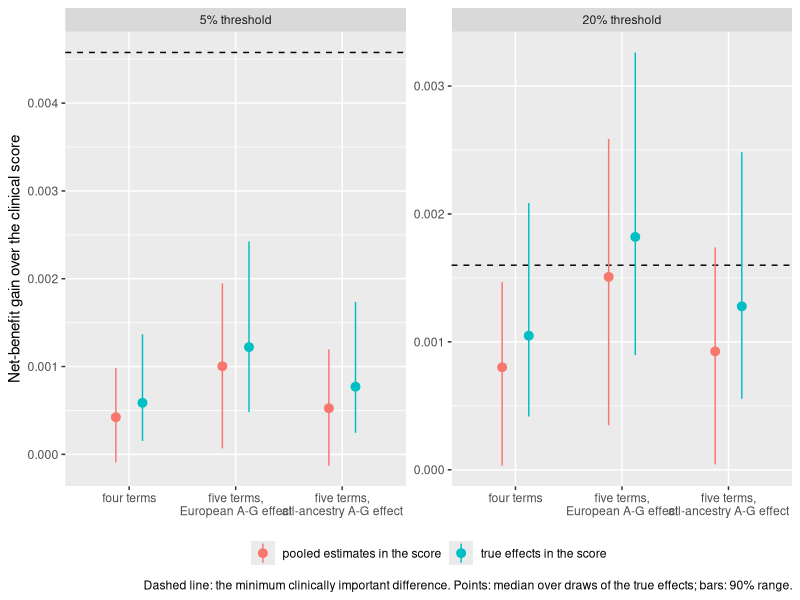
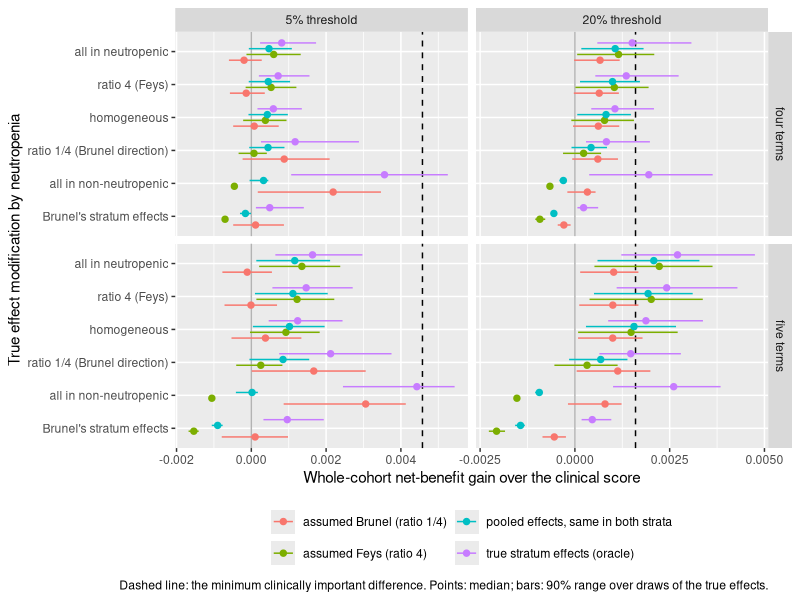
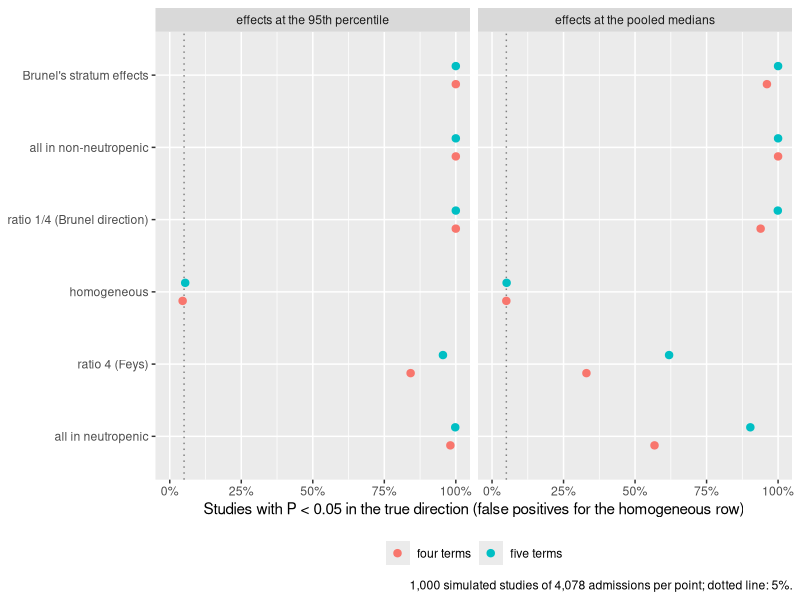
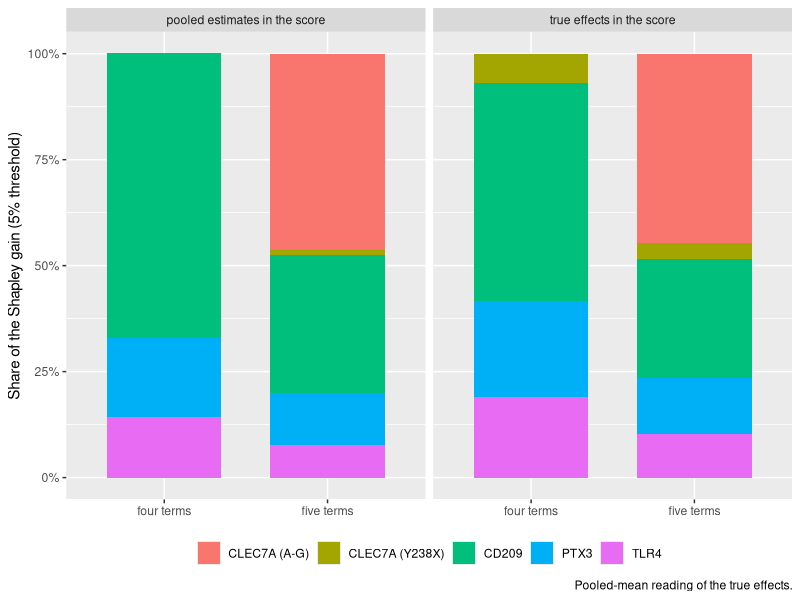

Write the R code that produced these figures, in order.
# Figures for the write-up (addendum 21): the headline gain against the MCID, the Aim 3b gain by effect-modification scenario, the power of the Aim 3b interaction test, and the Shapley
# attribution. Run from the project root, after scripts 16, 21, 22 and 24. The Aim 4 figures are made by scripts 23 and 25.
#
# Writes   output/figures/fig_headline.png, fig_aim3b_gain.png, fig_aim3b_power.png, fig_attribution.png

suppressPackageStartupMessages({library(ggplot2); library(dplyr); library(tidyr)})
dir.create("output/figures", recursive = TRUE, showWarnings = FALSE)
pct <- function(x) paste0(round(100 * x), "%")
thr_lab <- function(x) factor(paste0(round(100 * x), "% threshold"), levels = c("5% threshold", "20% threshold"))
mcid <- read.csv("output/dca_baseline_refit_summary.csv") |> filter(threshold %in% c(0.05, 0.20)) |> transmute(threshold = thr_lab(threshold), mcid = mcid_b)

# 1. Headline: expected gain (median and 90% range of the true effects) against the MCID
l2 <- read.csv("output/clec7a_second_layer_summary.csv") |>
  filter(truth == "mean", scenario %in% c("ceiling", "realised"), threshold %in% c(0.05, 0.20)) |>
  mutate(panel = recode(second_parameter, `held at zero` = "four terms", estimated = "five terms,\nEuropean A-G effect", `estimated from all ancestries` = "five terms,\nall-ancestry A-G effect"),
         panel = factor(panel, levels = c("four terms", "five terms,\nEuropean A-G effect", "five terms,\nall-ancestry A-G effect")),
         score = recode(scenario, ceiling = "true effects in the score", realised = "pooled estimates in the score"), threshold = thr_lab(threshold))
ggsave("output/figures/fig_headline.png",
  ggplot(l2, aes(panel, gain, colour = score)) +
    geom_hline(data = mcid, aes(yintercept = mcid), linetype = "dashed") +
    geom_pointrange(aes(ymin = lo, ymax = hi), position = position_dodge(width = 0.5)) +
    facet_wrap(~ threshold, scales = "free_y") +
    labs(x = NULL, y = "Net-benefit gain over the clinical score", colour = NULL, caption = "Dashed line: the minimum clinically important difference. Points: median over draws of the true effects; bars: 90% range.") +
    theme(legend.position = "bottom"), width = 10, height = 4.5, dpi = 150)

# 2. Aim 3b: whole-cohort gain by scenario
sc_order <- c("H_F only", "H_F, ratio 4", "homogeneous", "Brunel direction, ratio 1/4", "Brunel only", "Brunel estimate")
sc_lab <- c("all in neutropenic", "ratio 4 (Feys)", "homogeneous", "ratio 1/4 (Brunel direction)", "all in non-neutropenic", "Brunel's stratum effects")
a3 <- bind_rows(read.csv("output/aim3b_layer_summary.csv") |> mutate(model = "four terms"), read.csv("output/aim3b_layer_summary_second_clec7a.csv") |> mutate(model = "five terms")) |>
  filter(truth == "mean", level == "whole", threshold %in% c(0.05, 0.20)) |>
  mutate(scenario = factor(sc_lab[match(scenario, sc_order)], levels = rev(sc_lab)), threshold = thr_lab(threshold),
         score = recode(score, ceiling = "true stratum effects (oracle)", common = "pooled effects, same in both strata", assumed_feys = "assumed Feys (ratio 4)", assumed_brunel = "assumed Brunel (ratio 1/4)"),
         model = factor(model, levels = c("four terms", "five terms")))
mc2 <- tidyr::crossing(mcid, model = factor(c("four terms", "five terms"), levels = c("four terms", "five terms")))
ggsave("output/figures/fig_aim3b_gain.png",
  ggplot(a3, aes(gain, scenario, colour = score)) +
    geom_vline(xintercept = 0, colour = "grey70") +
    geom_vline(data = mc2, aes(xintercept = mcid), linetype = "dashed") +
    geom_pointrange(aes(xmin = lo, xmax = hi), position = position_dodge(width = 0.7), size = 0.3) +
    facet_grid(model ~ threshold, scales = "free_x") +
    labs(x = "Whole-cohort net-benefit gain over the clinical score", y = "True effect modification by neutropenia", colour = NULL,
         caption = "Dashed line: the minimum clinically important difference. Points: median; bars: 90% range over draws of the true effects.") +
    theme(legend.position = "bottom") + guides(colour = guide_legend(nrow = 2)), width = 11, height = 8, dpi = 150)

# 3. Aim 3b: power of the interaction test in a study of the cohort's size
pw <- bind_rows(read.csv("output/aim3b_interaction_summary.csv") |> mutate(model = "four terms"), read.csv("output/aim3b_interaction_summary_second_clec7a.csv") |> mutate(model = "five terms")) |>
  mutate(rate = ifelse(true_difference_in_score_units > 0, p_sig_positive, ifelse(true_difference_in_score_units < 0, p_sig_negative, p_sig_positive + p_sig_negative)),
         scenario = factor(sc_lab[match(scenario, sc_order)], levels = sc_lab), model = factor(model, levels = c("four terms", "five terms")),
         effect_level = recode(effect_level, medians = "effects at the pooled medians", upper = "effects at the 95th percentile"))
ggsave("output/figures/fig_aim3b_power.png",
  ggplot(pw, aes(rate, scenario, colour = model)) +
    geom_vline(xintercept = 0.05, linetype = "dotted", colour = "grey50") +
    geom_point(position = position_dodge(width = 0.5), size = 2.2) +
    facet_wrap(~ effect_level) + scale_x_continuous(labels = pct, limits = c(0, 1)) +
    labs(x = "Studies with P < 0.05 in the true direction (false positives for the homogeneous row)", y = NULL, colour = NULL,
         caption = "1,000 simulated studies of 4,078 admissions per point; dotted line: 5%.") + theme(legend.position = "bottom"), width = 10, height = 4.5, dpi = 150)

# 4. Shapley attribution, four terms and five terms
at4 <- read.csv("output/genetic_attribution_summary.csv") |> filter(truth == "mean", threshold == 0.05) |> mutate(model = "four terms")
at5 <- read.csv("output/genetic_attribution_second_clec7a_summary.csv") |> filter(truth == "mean", threshold == 0.05) |> mutate(model = "five terms")
shares <- bind_rows(
  at4 |> transmute(model, score, `CLEC7A (Y238X)` = share_CLEC7A, `CLEC7A (A-G)` = 0, CD209 = share_CD209, PTX3 = share_PTX3, TLR4 = share_TLR4),
  at5 |> transmute(model, score, `CLEC7A (Y238X)` = share_CLEC7A, `CLEC7A (A-G)` = share_CLEC7A_AG, CD209 = share_CD209, PTX3 = share_PTX3, TLR4 = share_TLR4)) |>
  pivot_longer(-c(model, score), names_to = "term", values_to = "share") |>
  mutate(term = factor(term, levels = c("CLEC7A (A-G)", "CLEC7A (Y238X)", "CD209", "PTX3", "TLR4")), model = factor(model, levels = c("four terms", "five terms")),
         score = recode(score, ceiling = "true effects in the score", realised = "pooled estimates in the score"))
ggsave("output/figures/fig_attribution.png",
  ggplot(shares, aes(model, share, fill = term)) + geom_col(width = 0.7) + facet_wrap(~ score) + scale_y_continuous(labels = pct) +
    labs(x = NULL, y = "Share of the Shapley gain (5% threshold)", fill = NULL, caption = "Pooled-mean reading of the true effects.") + theme(legend.position = "bottom"), width = 9, height = 4.5, dpi = 150)
message("wrote four figures to output/figures/")
